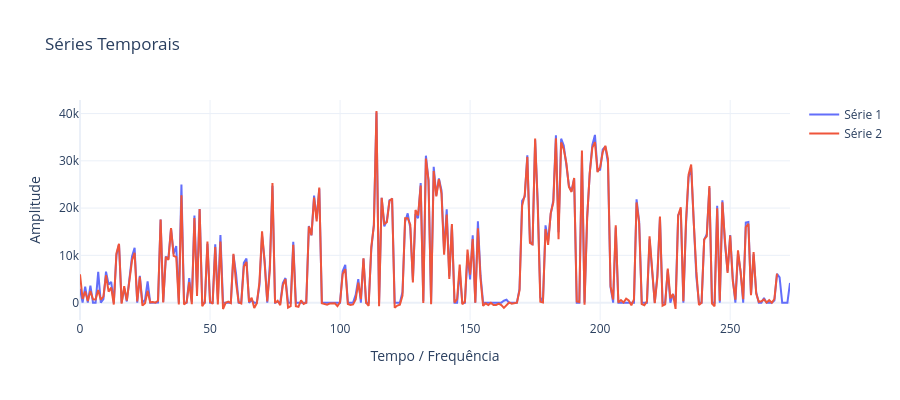

Here is the notebook cell this chart was saved with:
### Code cell
x1 = np.arange(len(pwr))
y1 = pwr
k = 0
x2 = x1[k:-Np+k]
y2 = yP[k]
PlotSeriesPLY(ySeries=[y1,y2],xSeries=[x1,x2],w=900)

### Figure 1 — Plotly figure (JSON) as saved in the notebook; plotly's stock layout.template omitted (floating-point values rounded to 4 significant figures; data arrays with more than 128 entries replaced by an {"elided": "..."} marker saying what was removed)
{"data": [{"mode": "lines", "name": "Série 1", "type": "scatter", "x": {"elided": "274 int values"}, "xaxis": "x", "y": {"elided": "274 int values"}, "yaxis": "y"}, {"mode": "lines", "name": "Série 2", "type": "scatter", "x": {"elided": "269 int values"}, "xaxis": "x", "y": {"elided": "269 float values"}, "yaxis": "y"}], "layout": {"height": 400, "title": {"text": "Séries Temporais"}, "width": 900, "xaxis": {"anchor": "y", "domain": [0, 1], "title": {"text": "Tempo / Frequência"}}, "yaxis": {"anchor": "x", "domain": [0, 1], "title": {"text": "Amplitude"}}}}
